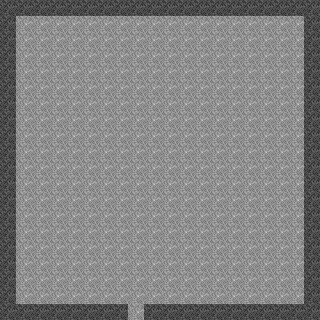

Rendered tile map (Tiled .tmx) drawn with the repository's tilesets; below, a short description and the map source with its tile grids summarised:
An orthogonal 20x20 tile map with 16x16 px tiles, 3 tile layers (below, sprite_layer, above) and 8 objects (4x enemy, 2x player, entrance, floor_entity).

<map version="1.0" orientation="orthogonal" renderorder="right-down" width="20" height="20" tilewidth="16" tileheight="16" nextobjectid="22">
 <tileset firstgid="1" name="16x16" tilewidth="16" tileheight="16" tilecount="1920" columns="32">
  <image source="../images/tilesets/16x16.bmp" width="512" height="960" />
 </tileset>
 <layer name="below" width="20" height="20">
  <data>[400 cells, 400 non-empty, 2 distinct tile ids]</data>
 </layer>
 <layer name="sprite_layer" width="20" height="20">
  <data>[400 cells, 0 non-empty, 0 distinct tile ids]</data>
 </layer>
 <layer name="above" width="20" height="20">
  <data>[400 cells, 0 non-empty, 0 distinct tile ids]</data>
 </layer>
 <objectgroup name="objects">
  <object id="7" name="from_starting_map" type="entrance" x="128" y="288" width="16" height="16">
   <properties>
    <property name="facing" value="down" />
   </properties>
  </object>
  <object id="15" name="to_starting_map" type="floor_entity" x="128" y="304" width="16" height="16">
   <properties>
    <property name="action_xml" value="battle-to-start.xml" />
   </properties>
  </object>
  <object id="16" name="enemy1" type="enemy" x="80" y="64" width="16" height="16">
   <properties>
    <property name="current_guard" value="5" />
    <property name="current_hp" value="50" />
    <property name="current_power" value="10" />
    <property name="current_sp" value="50" />
    <property name="current_speed" value="10" />
    <property name="current_spirit" value="5" />
    <property name="faction" value="enemy" />
    <property name="max_hp" value="55" />
    <property name="sprite" value="clyde" />
    <property name="weight" value="180" />
   </properties>
  </object>
  <object id="17" name="player2" type="player" x="112" y="256" width="16" height="16">
   <properties>
    <property name="current_guard" value="5" />
    <property name="current_hp" value="50" />
    <property name="current_power" value="10" />
    <property name="current_sp" value="50" />
    <property name="current_speed" value="10" />
    <property name="current_spirit" value="5" />
    <property name="faction" value="player" />
    <property name="max_hp" value="55" />
    <property name="sprite" value="clyde" />
    <property name="weight" value="180" />
   </properties>
  </object>
  <object id="18" name="enemy3" type="enemy" x="176" y="112" width="16" height="16">
   <properties>
    <property name="current_guard" value="5" />
    <property name="current_hp" value="50" />
    <property name="current_power" value="10" />
    <property name="current_sp" value="50" />
    <property name="current_speed" value="10" />
    <property name="current_spirit" value="5" />
    <property name="faction" value="enemy" />
    <property name="max_hp" value="55" />
    <property name="sprite" value="clyde" />
    <property name="weight" value="180" />
   </properties>
  </object>
  <object id="19" name="enemy4" type="enemy" x="224" y="64" width="16" height="16">
   <properties>
    <property name="current_guard" value="5" />
    <property name="current_hp" value="50" />
    <property name="current_power" value="10" />
    <property name="current_sp" value="50" />
    <property name="current_speed" value="10" />
    <property name="current_spirit" value="5" />
    <property name="faction" value="enemy" />
    <property name="max_hp" value="55" />
    <property name="sprite" value="clyde" />
    <property name="weight" value="180" />
   </properties>
  </object>
  <object id="20" name="enemy2" type="enemy" x="128.667" y="109.333" width="16" height="16">
   <properties>
    <property name="current_guard" value="5" />
    <property name="current_hp" value="50" />
    <property name="current_power" value="10" />
    <property name="current_sp" value="50" />
    <property name="current_speed" value="10" />
    <property name="current_spirit" value="5" />
    <property name="faction" value="enemy" />
    <property name="max_hp" value="55" />
    <property name="sprite" value="clyde" />
    <property name="weight" value="180" />
   </properties>
  </object>
  <object id="21" name="player" type="player" x="208" y="256" width="16" height="16">
   <properties>
    <property name="current_guard" value="5" />
    <property name="current_hp" value="50" />
    <property name="current_power" value="10" />
    <property name="current_sp" value="50" />
    <property name="current_speed" value="10" />
    <property name="current_spirit" value="5" />
    <property name="faction" value="player" />
    <property name="max_hp" value="55" />
    <property name="primary" type="bool" value="true" />
    <property name="sprite" value="clyde" />
    <property name="weight" value="180" />
   </properties>
  </object>
 </objectgroup>
</map>
